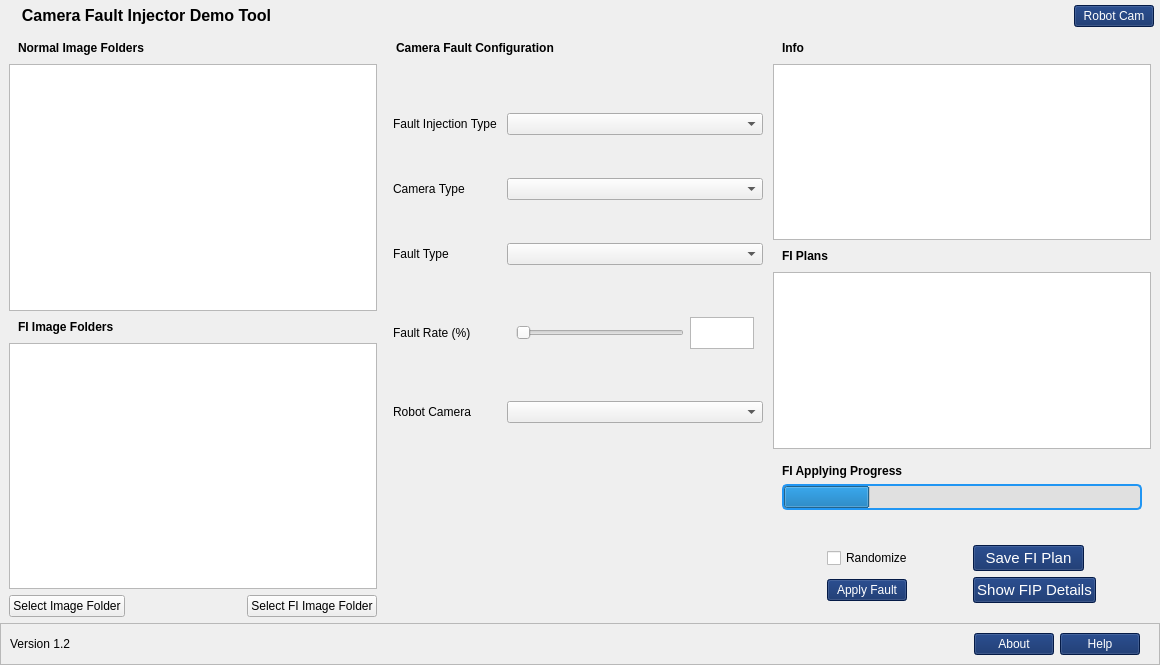
<?xml version="1.0" encoding="UTF-8"?>
<ui version="4.0">
 <class>MainWindow</class>
 <widget class="QMainWindow" name="MainWindow">
  <property name="geometry">
   <rect>
    <x>0</x>
    <y>0</y>
    <width>1160</width>
    <height>665</height>
   </rect>
  </property>
  <property name="sizePolicy">
   <sizepolicy hsizetype="Maximum" vsizetype="Expanding">
    <horstretch>0</horstretch>
    <verstretch>0</verstretch>
   </sizepolicy>
  </property>
  <property name="windowTitle">
   <string>MainWindow</string>
  </property>
  <widget class="QWidget" name="centralwidget">
   <layout class="QVBoxLayout" name="verticalLayout">
    <property name="spacing">
     <number>0</number>
    </property>
    <property name="leftMargin">
     <number>0</number>
    </property>
    <property name="topMargin">
     <number>0</number>
    </property>
    <property name="rightMargin">
     <number>0</number>
    </property>
    <property name="bottomMargin">
     <number>0</number>
    </property>
    <item>
     <widget class="QFrame" name="header_frame">
      <property name="styleSheet">
       <string notr="true"/>
      </property>
      <property name="frameShape">
       <enum>QFrame::NoFrame</enum>
      </property>
      <property name="frameShadow">
       <enum>QFrame::Raised</enum>
      </property>
      <layout class="QHBoxLayout" name="horizontalLayout">
       <property name="spacing">
        <number>0</number>
       </property>
       <property name="leftMargin">
        <number>0</number>
       </property>
       <property name="topMargin">
        <number>0</number>
       </property>
       <property name="rightMargin">
        <number>0</number>
       </property>
       <property name="bottomMargin">
        <number>0</number>
       </property>
       <item alignment="Qt::AlignTop">
        <widget class="QFrame" name="header_left_frame">
         <property name="frameShape">
          <enum>QFrame::NoFrame</enum>
         </property>
         <property name="frameShadow">
          <enum>QFrame::Raised</enum>
         </property>
         <layout class="QVBoxLayout" name="verticalLayout_2">
          <property name="spacing">
           <number>0</number>
          </property>
          <property name="leftMargin">
           <number>0</number>
          </property>
          <property name="topMargin">
           <number>0</number>
          </property>
          <property name="rightMargin">
           <number>0</number>
          </property>
          <property name="bottomMargin">
           <number>0</number>
          </property>
         </layout>
        </widget>
       </item>
       <item alignment="Qt::AlignTop">
        <widget class="QFrame" name="header_center_frame">
         <property name="styleSheet">
          <string notr="true">*{border:none;}</string>
         </property>
         <property name="frameShape">
          <enum>QFrame::Panel</enum>
         </property>
         <property name="frameShadow">
          <enum>QFrame::Raised</enum>
         </property>
         <layout class="QHBoxLayout" name="horizontalLayout_3">
          <property name="spacing">
           <number>0</number>
          </property>
          <property name="leftMargin">
           <number>6</number>
          </property>
          <property name="topMargin">
           <number>6</number>
          </property>
          <property name="rightMargin">
           <number>0</number>
          </property>
          <property name="bottomMargin">
           <number>6</number>
          </property>
          <item>
           <widget class="QLabel" name="header_icon_label">
            <property name="maximumSize">
             <size>
              <width>256</width>
              <height>16777215</height>
             </size>
            </property>
            <property name="text">
             <string/>
            </property>
            <property name="pixmap">
             <pixmap resource="icons/icons.qrc">:/icons/icon_signal.svg</pixmap>
            </property>
           </widget>
          </item>
          <item alignment="Qt::AlignRight|Qt::AlignTop">
           <widget class="QLabel" name="header_title_label">
            <property name="font">
             <font>
              <pointsize>12</pointsize>
              <weight>75</weight>
              <bold>true</bold>
             </font>
            </property>
            <property name="text">
             <string>  Camera Fault Injector Demo Tool</string>
            </property>
           </widget>
          </item>
          <item>
           <spacer name="horizontalSpacer_3">
            <property name="orientation">
             <enum>Qt::Horizontal</enum>
            </property>
            <property name="sizeHint" stdset="0">
             <size>
              <width>40</width>
              <height>20</height>
             </size>
            </property>
           </spacer>
          </item>
         </layout>
        </widget>
       </item>
       <item alignment="Qt::AlignRight|Qt::AlignVCenter">
        <widget class="QFrame" name="header_right_frame">
         <property name="minimumSize">
          <size>
           <width>0</width>
           <height>0</height>
          </size>
         </property>
         <property name="frameShape">
          <enum>QFrame::NoFrame</enum>
         </property>
         <property name="frameShadow">
          <enum>QFrame::Raised</enum>
         </property>
         <layout class="QVBoxLayout" name="verticalLayout_10">
          <property name="spacing">
           <number>9</number>
          </property>
          <property name="leftMargin">
           <number>0</number>
          </property>
          <property name="topMargin">
           <number>0</number>
          </property>
          <property name="rightMargin">
           <number>6</number>
          </property>
          <property name="bottomMargin">
           <number>0</number>
          </property>
          <item>
           <widget class="QPushButton" name="robot_camera_button">
            <property name="styleSheet">
             <string notr="true">background-color: rgb(6, 37, 98);
color: rgb(255, 255, 255);</string>
            </property>
            <property name="text">
             <string>Robot Cam</string>
            </property>
           </widget>
          </item>
         </layout>
        </widget>
       </item>
      </layout>
     </widget>
    </item>
    <item>
     <widget class="QFrame" name="main_body_frame">
      <property name="sizePolicy">
       <sizepolicy hsizetype="Preferred" vsizetype="Expanding">
        <horstretch>0</horstretch>
        <verstretch>0</verstretch>
       </sizepolicy>
      </property>
      <property name="frameShape">
       <enum>QFrame::NoFrame</enum>
      </property>
      <property name="frameShadow">
       <enum>QFrame::Raised</enum>
      </property>
      <layout class="QHBoxLayout" name="horizontalLayout_7">
       <property name="spacing">
        <number>0</number>
       </property>
       <property name="leftMargin">
        <number>0</number>
       </property>
       <property name="topMargin">
        <number>0</number>
       </property>
       <property name="rightMargin">
        <number>0</number>
       </property>
       <property name="bottomMargin">
        <number>0</number>
       </property>
       <item>
        <widget class="QFrame" name="left_body_cont_frame">
         <property name="frameShape">
          <enum>QFrame::NoFrame</enum>
         </property>
         <property name="frameShadow">
          <enum>QFrame::Raised</enum>
         </property>
         <layout class="QVBoxLayout" name="verticalLayout_3">
          <property name="spacing">
           <number>0</number>
          </property>
          <property name="leftMargin">
           <number>9</number>
          </property>
          <property name="topMargin">
           <number>0</number>
          </property>
          <property name="rightMargin">
           <number>0</number>
          </property>
          <property name="bottomMargin">
           <number>0</number>
          </property>
          <item>
           <widget class="QFrame" name="left_upper_frame">
            <property name="frameShape">
             <enum>QFrame::NoFrame</enum>
            </property>
            <property name="frameShadow">
             <enum>QFrame::Raised</enum>
            </property>
            <layout class="QVBoxLayout" name="verticalLayout_4">
             <property name="spacing">
              <number>0</number>
             </property>
             <property name="leftMargin">
              <number>0</number>
             </property>
             <property name="topMargin">
              <number>0</number>
             </property>
             <property name="rightMargin">
              <number>10</number>
             </property>
             <property name="bottomMargin">
              <number>0</number>
             </property>
             <item>
              <widget class="QFrame" name="image_file_frame">
               <property name="frameShape">
                <enum>QFrame::NoFrame</enum>
               </property>
               <property name="frameShadow">
                <enum>QFrame::Raised</enum>
               </property>
               <layout class="QHBoxLayout" name="horizontalLayout_9">
                <item>
                 <widget class="QLabel" name="image_file_label">
                  <property name="font">
                   <font>
                    <weight>75</weight>
                    <bold>true</bold>
                   </font>
                  </property>
                  <property name="frameShape">
                   <enum>QFrame::NoFrame</enum>
                  </property>
                  <property name="text">
                   <string>Normal Image Folders</string>
                  </property>
                 </widget>
                </item>
               </layout>
              </widget>
             </item>
             <item>
              <widget class="QTreeView" name="image_file_tree"/>
             </item>
             <item>
              <widget class="QFrame" name="fi_file_frame">
               <property name="frameShape">
                <enum>QFrame::NoFrame</enum>
               </property>
               <property name="frameShadow">
                <enum>QFrame::Raised</enum>
               </property>
               <layout class="QHBoxLayout" name="horizontalLayout_11">
                <item>
                 <widget class="QLabel" name="fi_file_label">
                  <property name="font">
                   <font>
                    <weight>75</weight>
                    <bold>true</bold>
                   </font>
                  </property>
                  <property name="text">
                   <string>FI Image Folders</string>
                  </property>
                 </widget>
                </item>
               </layout>
              </widget>
             </item>
             <item>
              <widget class="QTreeView" name="fi_file_tree"/>
             </item>
            </layout>
           </widget>
          </item>
          <item>
           <widget class="QFrame" name="left_bottom_frame">
            <property name="frameShape">
             <enum>QFrame::NoFrame</enum>
            </property>
            <property name="frameShadow">
             <enum>QFrame::Raised</enum>
            </property>
            <layout class="QHBoxLayout" name="horizontalLayout_8">
             <property name="spacing">
              <number>0</number>
             </property>
             <property name="leftMargin">
              <number>0</number>
             </property>
             <property name="topMargin">
              <number>6</number>
             </property>
             <property name="rightMargin">
              <number>10</number>
             </property>
             <property name="bottomMargin">
              <number>6</number>
             </property>
             <item>
              <widget class="QPushButton" name="find_image_file_button">
               <property name="sizePolicy">
                <sizepolicy hsizetype="Preferred" vsizetype="Preferred">
                 <horstretch>0</horstretch>
                 <verstretch>0</verstretch>
                </sizepolicy>
               </property>
               <property name="font">
                <font>
                 <weight>50</weight>
                 <bold>false</bold>
                </font>
               </property>
               <property name="styleSheet">
                <string notr="true"/>
               </property>
               <property name="text">
                <string>Select Image Folder</string>
               </property>
              </widget>
             </item>
             <item>
              <spacer name="horizontalSpacer">
               <property name="orientation">
                <enum>Qt::Horizontal</enum>
               </property>
               <property name="sizeHint" stdset="0">
                <size>
                 <width>40</width>
                 <height>20</height>
                </size>
               </property>
              </spacer>
             </item>
             <item>
              <widget class="QPushButton" name="find_fi_file_button">
               <property name="sizePolicy">
                <sizepolicy hsizetype="Preferred" vsizetype="Preferred">
                 <horstretch>0</horstretch>
                 <verstretch>0</verstretch>
                </sizepolicy>
               </property>
               <property name="font">
                <font>
                 <weight>50</weight>
                 <bold>false</bold>
                </font>
               </property>
               <property name="text">
                <string>Select FI Image Folder</string>
               </property>
              </widget>
             </item>
            </layout>
           </widget>
          </item>
         </layout>
        </widget>
       </item>
       <item>
        <widget class="QFrame" name="center_body_cont_frame">
         <property name="sizePolicy">
          <sizepolicy hsizetype="Preferred" vsizetype="Expanding">
           <horstretch>0</horstretch>
           <verstretch>0</verstretch>
          </sizepolicy>
         </property>
         <property name="frameShape">
          <enum>QFrame::NoFrame</enum>
         </property>
         <property name="frameShadow">
          <enum>QFrame::Raised</enum>
         </property>
         <layout class="QVBoxLayout" name="verticalLayout_5">
          <property name="leftMargin">
           <number>0</number>
          </property>
          <property name="topMargin">
           <number>0</number>
          </property>
          <property name="rightMargin">
           <number>0</number>
          </property>
          <property name="bottomMargin">
           <number>0</number>
          </property>
          <item alignment="Qt::AlignTop">
           <widget class="QFrame" name="central_menu_label_frame">
            <property name="frameShape">
             <enum>QFrame::NoFrame</enum>
            </property>
            <property name="frameShadow">
             <enum>QFrame::Raised</enum>
            </property>
            <layout class="QVBoxLayout" name="verticalLayout_6">
             <item>
              <widget class="QLabel" name="central_menu_label">
               <property name="font">
                <font>
                 <weight>75</weight>
                 <bold>true</bold>
                </font>
               </property>
               <property name="text">
                <string>Camera Fault Configuration</string>
               </property>
              </widget>
             </item>
            </layout>
           </widget>
          </item>
          <item>
           <widget class="QFrame" name="central_menu_frame">
            <property name="sizePolicy">
             <sizepolicy hsizetype="Preferred" vsizetype="Expanding">
              <horstretch>0</horstretch>
              <verstretch>0</verstretch>
             </sizepolicy>
            </property>
            <property name="frameShape">
             <enum>QFrame::NoFrame</enum>
            </property>
            <property name="frameShadow">
             <enum>QFrame::Raised</enum>
            </property>
            <layout class="QGridLayout" name="gridLayout">
             <property name="leftMargin">
              <number>6</number>
             </property>
             <property name="topMargin">
              <number>0</number>
             </property>
             <property name="rightMargin">
              <number>10</number>
             </property>
             <property name="bottomMargin">
              <number>0</number>
             </property>
             <property name="spacing">
              <number>0</number>
             </property>
             <item row="6" column="3">
              <widget class="QFrame" name="fault_rate_frame">
               <property name="sizePolicy">
                <sizepolicy hsizetype="Preferred" vsizetype="Maximum">
                 <horstretch>0</horstretch>
                 <verstretch>0</verstretch>
                </sizepolicy>
               </property>
               <property name="frameShape">
                <enum>QFrame::NoFrame</enum>
               </property>
               <property name="frameShadow">
                <enum>QFrame::Raised</enum>
               </property>
               <layout class="QHBoxLayout" name="horizontalLayout_10">
                <item>
                 <widget class="QSlider" name="fault_rate_slider">
                  <property name="orientation">
                   <enum>Qt::Horizontal</enum>
                  </property>
                 </widget>
                </item>
                <item>
                 <widget class="QTextBrowser" name="fault_rate_textbrowser">
                  <property name="sizePolicy">
                   <sizepolicy hsizetype="Expanding" vsizetype="Maximum">
                    <horstretch>0</horstretch>
                    <verstretch>0</verstretch>
                   </sizepolicy>
                  </property>
                  <property name="maximumSize">
                   <size>
                    <width>64</width>
                    <height>32</height>
                   </size>
                  </property>
                  <property name="frameShape">
                   <enum>QFrame::StyledPanel</enum>
                  </property>
                 </widget>
                </item>
               </layout>
              </widget>
             </item>
             <item row="6" column="1">
              <widget class="QLabel" name="fault_rate_label">
               <property name="text">
                <string>Fault Rate (%)</string>
               </property>
              </widget>
             </item>
             <item row="2" column="1">
              <widget class="QLabel" name="camera_type_label">
               <property name="text">
                <string>Camera Type</string>
               </property>
              </widget>
             </item>
             <item row="8" column="1">
              <widget class="QLabel" name="ros_cam_topic_label">
               <property name="enabled">
                <bool>false</bool>
               </property>
               <property name="font">
                <font>
                 <pointsize>10</pointsize>
                 <weight>75</weight>
                 <bold>true</bold>
                </font>
               </property>
               <property name="text">
                <string/>
               </property>
              </widget>
             </item>
             <item row="5" column="3">
              <widget class="QComboBox" name="fault_type_combobox"/>
             </item>
             <item row="5" column="1">
              <widget class="QLabel" name="fault_type_label">
               <property name="text">
                <string>Fault Type</string>
               </property>
              </widget>
             </item>
             <item row="7" column="1">
              <widget class="QLabel" name="robot_camera_label">
               <property name="text">
                <string>Robot Camera</string>
               </property>
              </widget>
             </item>
             <item row="2" column="3">
              <widget class="QComboBox" name="camera_type_combobox"/>
             </item>
             <item row="7" column="3">
              <widget class="QComboBox" name="robot_camera_combobox"/>
             </item>
             <item row="8" column="3">
              <widget class="QTextEdit" name="ros_cam_topic_text">
               <property name="enabled">
                <bool>false</bool>
               </property>
               <property name="sizePolicy">
                <sizepolicy hsizetype="Preferred" vsizetype="Fixed">
                 <horstretch>0</horstretch>
                 <verstretch>0</verstretch>
                </sizepolicy>
               </property>
               <property name="maximumSize">
                <size>
                 <width>16777215</width>
                 <height>32</height>
                </size>
               </property>
               <property name="frameShape">
                <enum>QFrame::NoFrame</enum>
               </property>
               <property name="frameShadow">
                <enum>QFrame::Sunken</enum>
               </property>
               <property name="html">
                <string>&lt;!DOCTYPE HTML PUBLIC &quot;-//W3C//DTD HTML 4.0//EN&quot; &quot;http://www.w3.org/TR/REC-html40/strict.dtd&quot;&gt;
&lt;html&gt;&lt;head&gt;&lt;meta name=&quot;qrichtext&quot; content=&quot;1&quot; /&gt;&lt;style type=&quot;text/css&quot;&gt;
p, li { white-space: pre-wrap; }
&lt;/style&gt;&lt;/head&gt;&lt;body style=&quot; font-family:'Ubuntu'; font-size:11pt; font-weight:400; font-style:normal;&quot;&gt;
&lt;p style=&quot;-qt-paragraph-type:empty; margin-top:0px; margin-bottom:0px; margin-left:0px; margin-right:0px; -qt-block-indent:0; text-indent:0px;&quot;&gt;&lt;br /&gt;&lt;/p&gt;&lt;/body&gt;&lt;/html&gt;</string>
               </property>
              </widget>
             </item>
             <item row="9" column="1">
              <widget class="QLabel" name="ros_cam_fi_freq_label">
               <property name="enabled">
                <bool>false</bool>
               </property>
               <property name="font">
                <font>
                 <pointsize>10</pointsize>
                 <weight>75</weight>
                 <bold>true</bold>
                </font>
               </property>
               <property name="text">
                <string/>
               </property>
              </widget>
             </item>
             <item row="9" column="3">
              <widget class="QTextEdit" name="ros_cam_fi_freq_text">
               <property name="enabled">
                <bool>false</bool>
               </property>
               <property name="sizePolicy">
                <sizepolicy hsizetype="Preferred" vsizetype="Fixed">
                 <horstretch>0</horstretch>
                 <verstretch>0</verstretch>
                </sizepolicy>
               </property>
               <property name="maximumSize">
                <size>
                 <width>16777215</width>
                 <height>32</height>
                </size>
               </property>
               <property name="frameShape">
                <enum>QFrame::NoFrame</enum>
               </property>
               <property name="readOnly">
                <bool>true</bool>
               </property>
               <property name="html">
                <string>&lt;!DOCTYPE HTML PUBLIC &quot;-//W3C//DTD HTML 4.0//EN&quot; &quot;http://www.w3.org/TR/REC-html40/strict.dtd&quot;&gt;
&lt;html&gt;&lt;head&gt;&lt;meta name=&quot;qrichtext&quot; content=&quot;1&quot; /&gt;&lt;style type=&quot;text/css&quot;&gt;
p, li { white-space: pre-wrap; }
&lt;/style&gt;&lt;/head&gt;&lt;body style=&quot; font-family:'Ubuntu'; font-size:11pt; font-weight:400; font-style:normal;&quot;&gt;
&lt;p style=&quot;-qt-paragraph-type:empty; margin-top:0px; margin-bottom:0px; margin-left:0px; margin-right:0px; -qt-block-indent:0; text-indent:0px;&quot;&gt;&lt;br /&gt;&lt;/p&gt;&lt;/body&gt;&lt;/html&gt;</string>
               </property>
              </widget>
             </item>
             <item row="0" column="1">
              <widget class="QLabel" name="fi_type_label">
               <property name="text">
                <string>Fault Injection Type   </string>
               </property>
              </widget>
             </item>
             <item row="0" column="3">
              <widget class="QComboBox" name="fi_type_combobox"/>
             </item>
            </layout>
           </widget>
          </item>
         </layout>
        </widget>
       </item>
       <item>
        <widget class="QFrame" name="right_body_cont_frame">
         <property name="styleSheet">
          <string notr="true"/>
         </property>
         <property name="frameShape">
          <enum>QFrame::NoFrame</enum>
         </property>
         <property name="frameShadow">
          <enum>QFrame::Raised</enum>
         </property>
         <layout class="QGridLayout" name="gridLayout_3">
          <property name="leftMargin">
           <number>0</number>
          </property>
          <property name="topMargin">
           <number>0</number>
          </property>
          <property name="rightMargin">
           <number>9</number>
          </property>
          <property name="bottomMargin">
           <number>0</number>
          </property>
          <item row="2" column="0">
           <widget class="QFrame" name="right_bottom_frame">
            <property name="sizePolicy">
             <sizepolicy hsizetype="Preferred" vsizetype="Fixed">
              <horstretch>0</horstretch>
              <verstretch>0</verstretch>
             </sizepolicy>
            </property>
            <property name="frameShape">
             <enum>QFrame::NoFrame</enum>
            </property>
            <property name="frameShadow">
             <enum>QFrame::Raised</enum>
            </property>
            <layout class="QGridLayout" name="gridLayout_2">
             <property name="leftMargin">
              <number>0</number>
             </property>
             <property name="topMargin">
              <number>20</number>
             </property>
             <property name="rightMargin">
              <number>0</number>
             </property>
             <property name="bottomMargin">
              <number>20</number>
             </property>
             <item row="4" column="2">
              <widget class="QPushButton" name="show_fi_plan_details_button">
               <property name="font">
                <font>
                 <pointsize>11</pointsize>
                 <weight>50</weight>
                 <bold>false</bold>
                </font>
               </property>
               <property name="styleSheet">
                <string notr="true">background-color: rgb(6, 37, 98);
color: rgb(255, 255, 255);</string>
               </property>
               <property name="text">
                <string>Show FIP Details</string>
               </property>
              </widget>
             </item>
             <item row="3" column="2">
              <widget class="QPushButton" name="save_fi_plan_button">
               <property name="sizePolicy">
                <sizepolicy hsizetype="Maximum" vsizetype="Fixed">
                 <horstretch>0</horstretch>
                 <verstretch>0</verstretch>
                </sizepolicy>
               </property>
               <property name="font">
                <font>
                 <pointsize>11</pointsize>
                 <weight>50</weight>
                 <bold>false</bold>
                </font>
               </property>
               <property name="styleSheet">
                <string notr="true">background-color: rgb(6, 37, 98);
color: rgb(255, 255, 255);</string>
               </property>
               <property name="text">
                <string>  Save FI Plan  </string>
               </property>
               <property name="icon">
                <iconset resource="icons/icons.qrc">
                 <normaloff>:/icons/cil-save.png</normaloff>:/icons/cil-save.png</iconset>
               </property>
              </widget>
             </item>
             <item row="4" column="0">
              <widget class="QPushButton" name="apply_fault_button">
               <property name="sizePolicy">
                <sizepolicy hsizetype="Maximum" vsizetype="Fixed">
                 <horstretch>0</horstretch>
                 <verstretch>0</verstretch>
                </sizepolicy>
               </property>
               <property name="font">
                <font>
                 <weight>50</weight>
                 <bold>false</bold>
                </font>
               </property>
               <property name="styleSheet">
                <string notr="true">background-color: rgb(6, 37, 98);
color: rgb(255, 255, 255);</string>
               </property>
               <property name="text">
                <string>Apply Fault</string>
               </property>
               <property name="icon">
                <iconset resource="icons/icons.qrc">
                 <normaloff>:/icons/cil-cloud-upload.png</normaloff>:/icons/cil-cloud-upload.png</iconset>
               </property>
              </widget>
             </item>
             <item row="3" column="0">
              <widget class="QCheckBox" name="randomize_check">
               <property name="text">
                <string>Randomize</string>
               </property>
              </widget>
             </item>
            </layout>
           </widget>
          </item>
          <item row="0" column="0">
           <widget class="QFrame" name="right_upper_frame">
            <property name="sizePolicy">
             <sizepolicy hsizetype="Preferred" vsizetype="Expanding">
              <horstretch>0</horstretch>
              <verstretch>0</verstretch>
             </sizepolicy>
            </property>
            <property name="minimumSize">
             <size>
              <width>0</width>
              <height>0</height>
             </size>
            </property>
            <property name="frameShape">
             <enum>QFrame::NoFrame</enum>
            </property>
            <property name="frameShadow">
             <enum>QFrame::Raised</enum>
            </property>
            <layout class="QVBoxLayout" name="verticalLayout_7">
             <property name="spacing">
              <number>0</number>
             </property>
             <property name="leftMargin">
              <number>0</number>
             </property>
             <property name="topMargin">
              <number>0</number>
             </property>
             <property name="rightMargin">
              <number>0</number>
             </property>
             <property name="bottomMargin">
              <number>0</number>
             </property>
             <item>
              <widget class="QFrame" name="info_frame">
               <property name="sizePolicy">
                <sizepolicy hsizetype="Preferred" vsizetype="Fixed">
                 <horstretch>0</horstretch>
                 <verstretch>0</verstretch>
                </sizepolicy>
               </property>
               <property name="frameShape">
                <enum>QFrame::NoFrame</enum>
               </property>
               <property name="frameShadow">
                <enum>QFrame::Raised</enum>
               </property>
               <layout class="QVBoxLayout" name="verticalLayout_8">
                <property name="spacing">
                 <number>0</number>
                </property>
                <property name="leftMargin">
                 <number>0</number>
                </property>
                <property name="topMargin">
                 <number>0</number>
                </property>
                <property name="rightMargin">
                 <number>0</number>
                </property>
                <property name="bottomMargin">
                 <number>0</number>
                </property>
                <item>
                 <widget class="QFrame" name="info_label_frame">
                  <property name="frameShape">
                   <enum>QFrame::NoFrame</enum>
                  </property>
                  <property name="frameShadow">
                   <enum>QFrame::Raised</enum>
                  </property>
                  <layout class="QHBoxLayout" name="horizontalLayout_13">
                   <item>
                    <widget class="QLabel" name="info_label">
                     <property name="font">
                      <font>
                       <weight>75</weight>
                       <bold>true</bold>
                      </font>
                     </property>
                     <property name="styleSheet">
                      <string notr="true">*{border:none;}</string>
                     </property>
                     <property name="text">
                      <string>Info</string>
                     </property>
                    </widget>
                   </item>
                  </layout>
                 </widget>
                </item>
               </layout>
              </widget>
             </item>
             <item>
              <widget class="QTextEdit" name="info_text">
               <property name="sizePolicy">
                <sizepolicy hsizetype="Expanding" vsizetype="Expanding">
                 <horstretch>0</horstretch>
                 <verstretch>0</verstretch>
                </sizepolicy>
               </property>
               <property name="minimumSize">
                <size>
                 <width>0</width>
                 <height>150</height>
                </size>
               </property>
               <property name="maximumSize">
                <size>
                 <width>16777215</width>
                 <height>250</height>
                </size>
               </property>
               <property name="frameShape">
                <enum>QFrame::StyledPanel</enum>
               </property>
               <property name="readOnly">
                <bool>true</bool>
               </property>
              </widget>
             </item>
             <item>
              <widget class="QFrame" name="fi_plan_frame">
               <property name="frameShape">
                <enum>QFrame::NoFrame</enum>
               </property>
               <property name="frameShadow">
                <enum>QFrame::Raised</enum>
               </property>
               <layout class="QHBoxLayout" name="horizontalLayout_12">
                <item>
                 <widget class="QLabel" name="fi_plan_label">
                  <property name="font">
                   <font>
                    <weight>75</weight>
                    <bold>true</bold>
                   </font>
                  </property>
                  <property name="text">
                   <string>FI Plans</string>
                  </property>
                 </widget>
                </item>
               </layout>
              </widget>
             </item>
             <item>
              <widget class="QTreeView" name="fi_plan_tree"/>
             </item>
            </layout>
           </widget>
          </item>
          <item row="1" column="0">
           <widget class="QFrame" name="progressBar_frame">
            <property name="frameShape">
             <enum>QFrame::NoFrame</enum>
            </property>
            <property name="frameShadow">
             <enum>QFrame::Raised</enum>
            </property>
            <layout class="QVBoxLayout" name="verticalLayout_9">
             <item>
              <widget class="QLabel" name="progressBar_label">
               <property name="font">
                <font>
                 <weight>75</weight>
                 <bold>true</bold>
                </font>
               </property>
               <property name="text">
                <string>FI Applying Progress</string>
               </property>
              </widget>
             </item>
             <item>
              <widget class="QProgressBar" name="progressBar">
               <property name="styleSheet">
                <string notr="true">    border: 2px solid #2196F3;
    border-radius: 5px;
    background-color: #E0E0E0;</string>
               </property>
               <property name="value">
                <number>24</number>
               </property>
               <property name="alignment">
                <set>Qt::AlignCenter</set>
               </property>
               <property name="format">
                <string notr="true"/>
               </property>
              </widget>
             </item>
            </layout>
           </widget>
          </item>
         </layout>
        </widget>
       </item>
      </layout>
     </widget>
    </item>
    <item alignment="Qt::AlignBottom">
     <widget class="QFrame" name="footer_frame">
      <property name="frameShape">
       <enum>QFrame::StyledPanel</enum>
      </property>
      <property name="frameShadow">
       <enum>QFrame::Raised</enum>
      </property>
      <layout class="QHBoxLayout" name="horizontalLayout_6">
       <property name="spacing">
        <number>0</number>
       </property>
       <property name="leftMargin">
        <number>0</number>
       </property>
       <property name="topMargin">
        <number>0</number>
       </property>
       <property name="rightMargin">
        <number>0</number>
       </property>
       <property name="bottomMargin">
        <number>0</number>
       </property>
       <item>
        <widget class="QFrame" name="footer_left_frame">
         <property name="styleSheet">
          <string notr="true">*{border:none;}</string>
         </property>
         <property name="frameShape">
          <enum>QFrame::NoFrame</enum>
         </property>
         <property name="frameShadow">
          <enum>QFrame::Raised</enum>
         </property>
         <layout class="QHBoxLayout" name="horizontalLayout_4">
          <item alignment="Qt::AlignLeft">
           <widget class="QLabel" name="version_info_label">
            <property name="text">
             <string>Version 1.2</string>
            </property>
           </widget>
          </item>
         </layout>
        </widget>
       </item>
       <item alignment="Qt::AlignHCenter">
        <widget class="QFrame" name="footer_info_frame">
         <property name="frameShape">
          <enum>QFrame::NoFrame</enum>
         </property>
         <property name="frameShadow">
          <enum>QFrame::Raised</enum>
         </property>
         <layout class="QHBoxLayout" name="horizontalLayout_14">
          <item>
           <widget class="QLabel" name="footer_info_label">
            <property name="text">
             <string/>
            </property>
           </widget>
          </item>
         </layout>
        </widget>
       </item>
       <item alignment="Qt::AlignRight">
        <widget class="QFrame" name="footer_right_frame">
         <property name="styleSheet">
          <string notr="true"/>
         </property>
         <property name="frameShape">
          <enum>QFrame::NoFrame</enum>
         </property>
         <property name="frameShadow">
          <enum>QFrame::Raised</enum>
         </property>
         <layout class="QHBoxLayout" name="horizontalLayout_5">
          <item alignment="Qt::AlignRight">
           <widget class="QPushButton" name="about_button">
            <property name="styleSheet">
             <string notr="true">background-color: rgb(6, 37, 98);
color: rgb(255, 255, 255);</string>
            </property>
            <property name="text">
             <string>About</string>
            </property>
           </widget>
          </item>
          <item>
           <widget class="QPushButton" name="help_button">
            <property name="styleSheet">
             <string notr="true">background-color: rgb(6, 37, 98);
color: rgb(255, 255, 255);</string>
            </property>
            <property name="text">
             <string>Help</string>
            </property>
           </widget>
          </item>
         </layout>
        </widget>
       </item>
       <item alignment="Qt::AlignBottom">
        <widget class="QFrame" name="size_grip">
         <property name="maximumSize">
          <size>
           <width>10</width>
           <height>10</height>
          </size>
         </property>
         <property name="frameShape">
          <enum>QFrame::NoFrame</enum>
         </property>
         <property name="frameShadow">
          <enum>QFrame::Raised</enum>
         </property>
        </widget>
       </item>
      </layout>
     </widget>
    </item>
   </layout>
  </widget>
 </widget>
 <resources>
  <include location="icons/icons.qrc"/>
  <include location="icons/icons.qrc"/>
  <include location="icons/icons.qrc"/>
 </resources>
 <connections/>
</ui>
